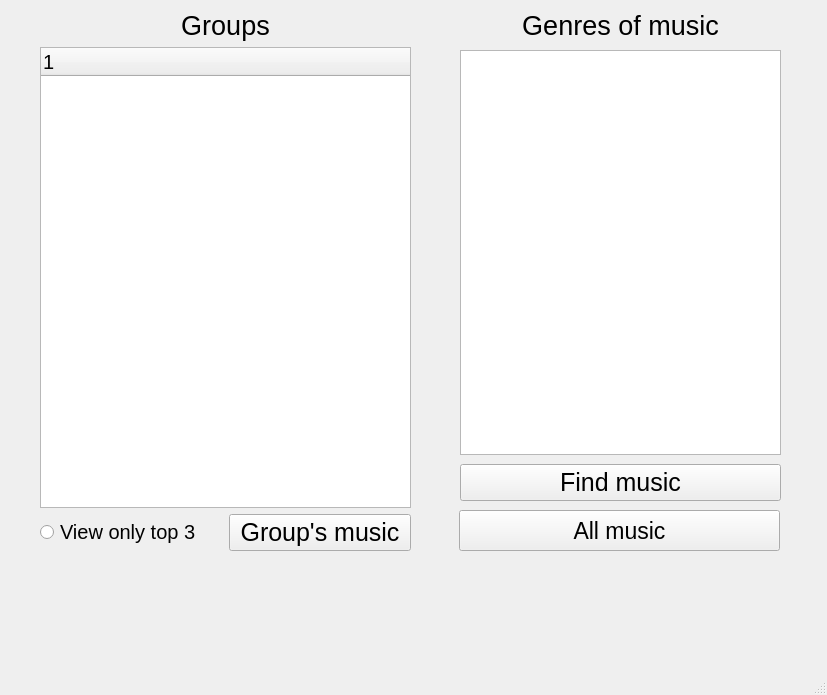
<?xml version="1.0" encoding="UTF-8"?>
<ui version="4.0">
 <class>MainWindow</class>
 <widget class="QMainWindow" name="MainWindow">
  <property name="geometry">
   <rect>
    <x>0</x>
    <y>0</y>
    <width>827</width>
    <height>695</height>
   </rect>
  </property>
  <property name="windowTitle">
   <string>MainWindow</string>
  </property>
  <widget class="QWidget" name="centralwidget">
   <widget class="QWidget" name="layoutWidget">
    <property name="geometry">
     <rect>
      <x>460</x>
      <y>10</y>
      <width>321</width>
      <height>491</height>
     </rect>
    </property>
    <layout class="QVBoxLayout" name="verticalLayout">
     <property name="spacing">
      <number>9</number>
     </property>
     <item>
      <widget class="QLabel" name="genres">
       <property name="font">
        <font>
         <pointsize>20</pointsize>
        </font>
       </property>
       <property name="text">
        <string>Genres of music</string>
       </property>
       <property name="alignment">
        <set>Qt::AlignCenter</set>
       </property>
      </widget>
     </item>
     <item>
      <widget class="QListWidget" name="genres_list">
       <property name="font">
        <font>
         <pointsize>16</pointsize>
        </font>
       </property>
      </widget>
     </item>
     <item>
      <widget class="QPushButton" name="genres_info">
       <property name="font">
        <font>
         <pointsize>19</pointsize>
        </font>
       </property>
       <property name="text">
        <string>Find music</string>
       </property>
      </widget>
     </item>
    </layout>
   </widget>
   <widget class="QWidget" name="layoutWidget">
    <property name="geometry">
     <rect>
      <x>40</x>
      <y>10</y>
      <width>371</width>
      <height>541</height>
     </rect>
    </property>
    <layout class="QVBoxLayout" name="verticalLayout_2">
     <item>
      <widget class="QLabel" name="groups">
       <property name="font">
        <font>
         <pointsize>20</pointsize>
        </font>
       </property>
       <property name="text">
        <string>Groups</string>
       </property>
       <property name="alignment">
        <set>Qt::AlignCenter</set>
       </property>
      </widget>
     </item>
     <item>
      <widget class="QTreeWidget" name="treeWidget">
       <property name="font">
        <font>
         <pointsize>15</pointsize>
        </font>
       </property>
       <column>
        <property name="text">
         <string notr="true">1</string>
        </property>
       </column>
      </widget>
     </item>
     <item>
      <layout class="QHBoxLayout" name="horizontalLayout">
       <item>
        <widget class="QRadioButton" name="top3">
         <property name="font">
          <font>
           <pointsize>15</pointsize>
          </font>
         </property>
         <property name="text">
          <string>View only top 3</string>
         </property>
        </widget>
       </item>
       <item>
        <widget class="QPushButton" name="groups_music">
         <property name="font">
          <font>
           <pointsize>19</pointsize>
          </font>
         </property>
         <property name="text">
          <string>Group's music</string>
         </property>
        </widget>
       </item>
      </layout>
     </item>
    </layout>
   </widget>
   <widget class="QPushButton" name="all_music">
    <property name="geometry">
     <rect>
      <x>459</x>
      <y>510</y>
      <width>321</width>
      <height>41</height>
     </rect>
    </property>
    <property name="font">
     <font>
      <pointsize>17</pointsize>
     </font>
    </property>
    <property name="text">
     <string>All music</string>
    </property>
   </widget>
  </widget>
  <widget class="QMenuBar" name="menubar">
   <property name="geometry">
    <rect>
     <x>0</x>
     <y>0</y>
     <width>827</width>
     <height>20</height>
    </rect>
   </property>
  </widget>
  <widget class="QStatusBar" name="statusbar"/>
 </widget>
 <resources/>
 <connections/>
</ui>
